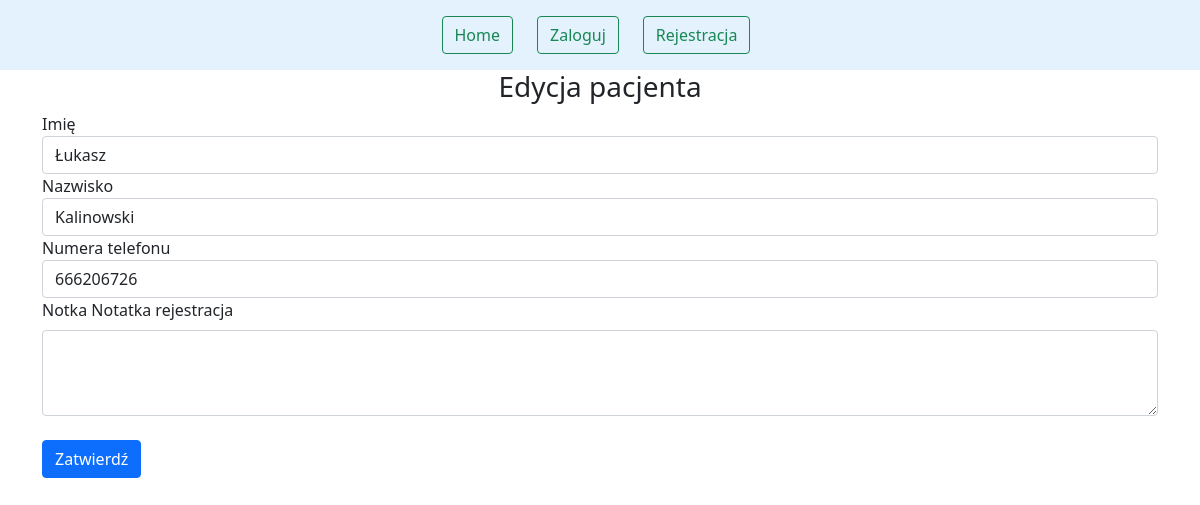
Page /editPatient/1 on the committed database.
### website/models.py (models this page shows)
class Patient(db.Model):
    id = db.Column(db.Integer, primary_key=True)
    name = db.Column(db.String(100), nullable=False)
    sur_name = db.Column(db.String(100), nullable=False)
    numer = db.Column(db.Integer, unique=True)
    notka=db.Column(db.String(10000), nullable=False)
    appointments = db.relationship('Appointment', backref='patient', lazy=True)
    user_id=db.Column(db.Integer, db.ForeignKey('user.id'))

### website/views.py (the view, shortened to what this page needs)
@views.route('/editPatient/<int:id>', methods=['GET','POST'])
def editPatient(id):
    form=PatientForm()
    patient_to_edit= Patient.query.get_or_404(id)
    return render_template('updatePatient.html', user=current_user, form=form, patient_to_edit=patient_to_edit)

### website/views.py
class PatientForm(FlaskForm):
    name = StringField("name")
    sur_name =StringField("sur_name")
    numer = IntegerField("numer")
    notka=StringField("notka")

### website/templates/updatePatient.html (shortened to what this page needs)
{% extends "base.html" %}
{% block content %}
        <form action="/editPatient/{{ patient_to_edit.id }}" method="POST">
          <h3 align="center">Edycja pacjenta</h3>
          <div class="form-group">
            <label for="name">Imię</label>
            <input
              type="text"
              class="form-control"
              value={{patient_to_edit.name}}
              id="name"
              name="name"
              placeholder="Wpisz imię"
            />
          </div>
          <div class="form-group">
            <label for="sur_name">Nazwisko</label>
            <input
              type="text"
              class="form-control"
              value={{patient_to_edit.sur_name}}
              id="sur_name"
              name="sur_name"
              placeholder="Wpisz nazwisko"
            />
          </div>
          <div class="form-group">
            <label for="numer">Numera telefonu</label>
            <input
              type="text"
              class="form-control"
              value={{patient_to_edit.numer}}
              id="numer"
              name="numer"
              placeholder="Wpisz numer telefonu"
            />
          </div>
          <div class="form-group">
            <label for="numer">Notka</label>
            <label for="notka" class="form-label">Notatka rejestracja</label>
            <textarea class="form-control" id="notka" name="notka" rows="3"></textarea>
          </div>
          <br />
          <button type="submit" class="btn btn-primary">Zatwierdź</button>
        </form>
{% endblock %}

### rows in the picture
Patient: name "Łukasz", sur_name "Kalinowski", numer "666206726"
